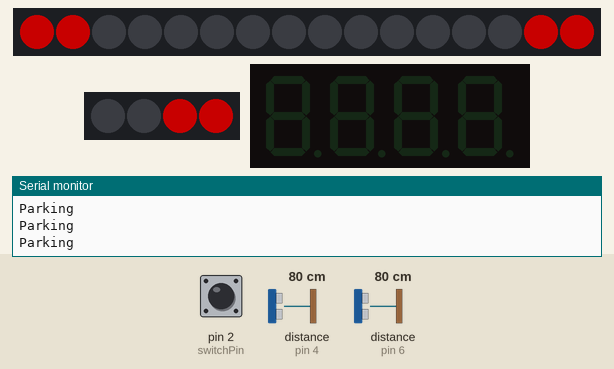
The sketch below on a simulated Arduino Uno, built with avr-gcc and run on an emulated ATmega328P. Parts: 16 RGB LEDs in strip order, left to right, 4 RGB LEDs in strip order, left to right, 4-digit seven-segment display, the last lines printed to the serial monitor. Inputs (shaded band) come from the test bench; at power-on: distance to the obstacle (sensors on pin 6, pin 4) 80 cm, pin 2 (switchPin) HIGH. The echo pulse lasts 58.3 µs per cm; dim RGB values are drawn brighter than linear.

Above: at 1.3 s.
1.4 s: distance to the obstacle (sensor on pin 6) set to 2 cm
At 2.4 s:
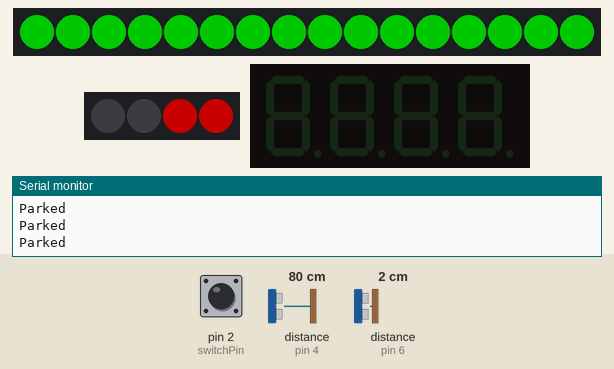
3.0 s: pin 2 (switchPin) pulled LOW for 0.15 s
At 3.8 s:
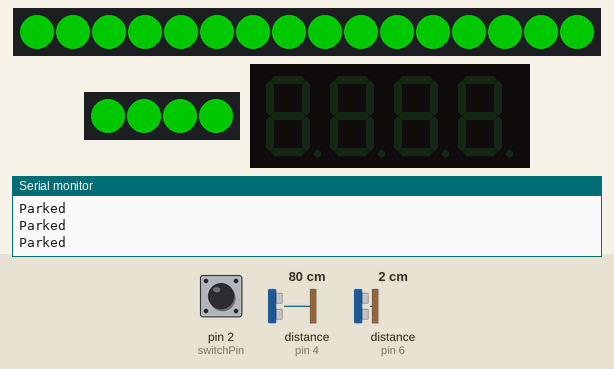
4.8 s: distance to the obstacle (sensor on pin 6) set to 4 cm
At 6.1 s:
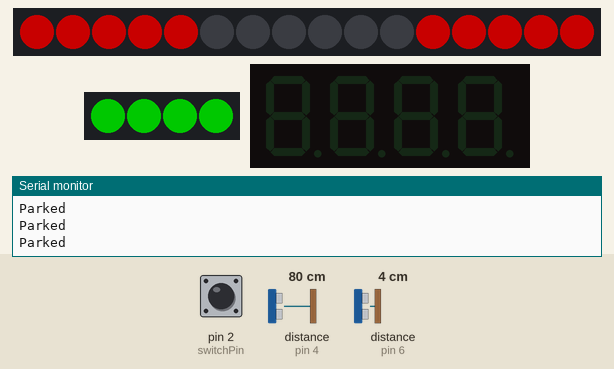
6.4 s: distance to the obstacle (sensor on pin 4) set to 2 cm
At 7.6 s:
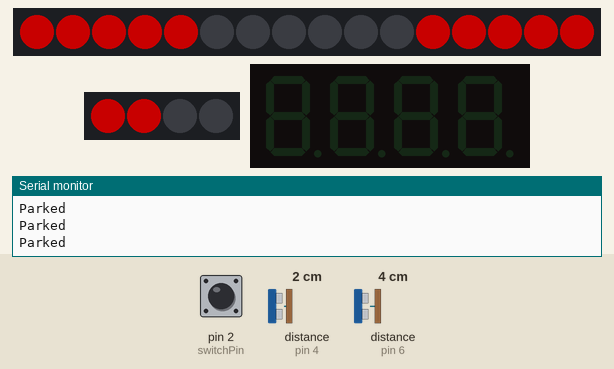
9.4 s: distance to the obstacle (sensor on pin 6) set to 120 cm
At 10.2 s:
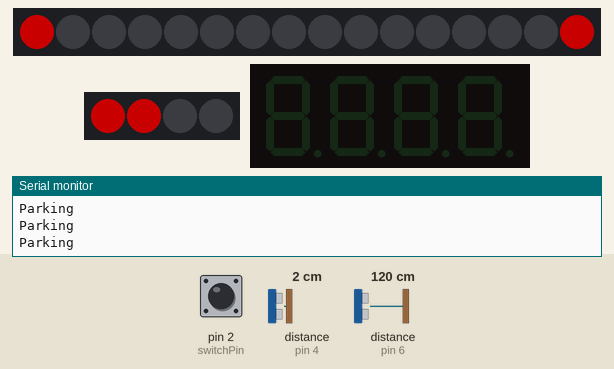
11.0 s: distance to the obstacle (sensor on pin 4) set to 120 cm
At 11.7 s:
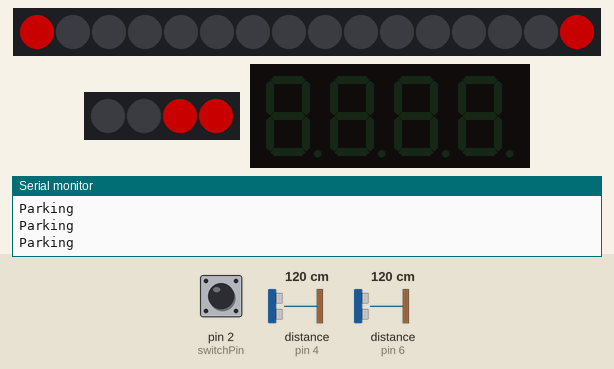
Timing chart, 0 to 13.7 s (numbered marks = the images above; inputs shaded):
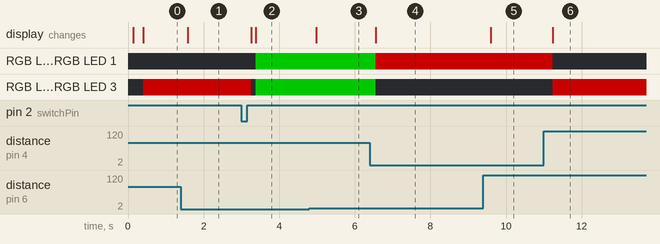

The sketch:

Car_Parking.ino
```cpp
#include <TimerOne.h>

#include <Adafruit_NeoPixel.h>

#include <HCSR04.h>

#define echoPin 6
#define trigPin 7
#define echoPin2 4
#define trigPin2 5

#define CLK 10
#define DIO 9

#define averageLength 10

#define switchPin 2

#define stripLength 16
#define ledPin 8
#define hLedPin 11
#define hStripLength 4

#define timerSetInterval .1
#define parkingInterval .1
#define standbyInterval 5
#define waitingInterval 1

#define parkedTime 5
#define parkedTolerance 20

#define standbyTolerance 200

#define waitingTolerance 50

#define Brightness 100

float timerInterval = parkingInterval;

int mode = 3;
int timerCounter = 0;
int times = 1;
int parkingCounter = 0;

int vertDistLast = 0;
int vertDistLastLast = 0;

double target = 15;
double hTarget = 10;
double vertDist = 0;
double hDist = 0;


double a1 = 0;
double a2 = 0;
double a3 = 0;
double a4 = 0;
double a5 = 0;

boolean flash = true;

#include <Arduino.h>
#include <TM1637TinyDisplay.h>

// Define Digital Pins


// Initialize TM1637TinyDisplay
TM1637TinyDisplay display(CLK, DIO);


Adafruit_NeoPixel pixels(stripLength, ledPin, NEO_GRB + NEO_KHZ800);

Adafruit_NeoPixel hPixels(hStripLength, hLedPin, NEO_GRB + NEO_KHZ800);

HCSR04 sense1(trigPin, echoPin);

HCSR04 sense2(trigPin2, echoPin2);

uint32_t vertColor;// = pixels.Color(0, 25 ,0);
uint32_t hColor;

int getVertDist()
{
  int x = sense1.dist();
  return x;
}

void updateVertDisp(int vertDist)
{
  double percent = target / vertDist;

  if (percent < .70)
  {
    vertColor = pixels.Color(Brightness, 0, 0);
  }
  else if (percent >= .70 && percent < .95)
  {
    vertColor = pixels.Color(Brightness, 0, 0);
  }
  else
  {
    vertColor = pixels.Color(0, Brightness, 0);
  }

  int numLit = (stripLength / 2) * percent;
  //Serial.println(percent);
  //pixels.clear();
  for (int i = 0; i <= numLit; i++)
  {
    pixels.setPixelColor(i, vertColor);
    pixels.setPixelColor(stripLength - i - 1, vertColor);
  }

  for (int j = numLit + 1; j < stripLength - numLit - 1; j++)
  {
    pixels.setPixelColor(j, pixels.Color(0, 0, 0));
  }
  pixels.show();
}

double getAverage(double n)
{
  double average = 0;
  a1 = a2;
  a2 = a3;
  a3 = a4;
  a4 = a5;
  a5 = n;

  average = (a1 + a2 + a3 + a4 + a5) / 5;

  //Serial.print(a1);
  //Serial.print(" ");
  //Serial.print(a2);
  //Serial.print(" ");
  //Serial.print(a3);
  //Serial.print(" ");
  //Serial.print(a4);
  //Serial.print(" ");
  //Serial.println(a5);
  //Serial.println(average);
  return average;

}

int doAverage(char x)
{
  int avg = 0;

  if (x == 'H')
  {
    for (int j = 1; j < 7; j++)
    {
      avg = getAverage(getHDist());
    }
  }
  else
  {
    for (int j = 1; j < 7; j++)
    {
      avg = getAverage(getVertDist());
    }
  }

  return avg;

}

int getHDist()
{
  int x = sense2.dist();
  return x;
}

void updateHDisp(int hDist)
{
  double percent = hTarget / hDist;

  if (percent < .70 || percent > 1.3)
  {
    hColor = hPixels.Color(Brightness, 0, 0);
  }
  else if ((percent >= .70 && percent < .90) || (percent > 1.1 && percent <= 1.3))
  {
    hColor = hPixels.Color(Brightness, 0, 0);
  }
  else
  {
    hColor = hPixels.Color(0, Brightness, 0);
  }
  //Serial.println(percent);

  if (percent < .9)
  {
    hPixels.setPixelColor(3, hColor);
    hPixels.setPixelColor(2, hColor);
    hPixels.setPixelColor(1, pixels.Color(0, 0, 0));
    hPixels.setPixelColor(0, pixels.Color(0, 0, 0));
  }
  else if (percent > 1.1)
  {
    hPixels.setPixelColor(0, hColor);
    hPixels.setPixelColor(1, hColor);
    hPixels.setPixelColor(2, pixels.Color(0, 0, 0));
    hPixels.setPixelColor(3, pixels.Color(0, 0, 0));
  }
  else
  {
    hPixels.setPixelColor(0, hColor);
    hPixels.setPixelColor(1, hColor);
    hPixels.setPixelColor(2, hColor);
    hPixels.setPixelColor(3, hColor);
  }

  hPixels.show();
}


void doSwitch()
{

  hTarget = doAverage('H');

  Serial.println(hTarget);

  target = doAverage('V');

  Serial.println(target);
  Serial.println(" ");

  for(int i = 0; i<10; i++)
  {
    pixels.fill(pixels.Color(Brightness, 0, 0), 0, stripLength);
    hPixels.fill(pixels.Color(Brightness, 0, 0), 0, hStripLength);
    pixels.show();
    hPixels.show();
    delay(50);
    pixels.fill();
    hPixels.fill();
    pixels.show();
    hPixels.show();
    delay(50);
  }
}

void checkState()
{
  switch (mode)
  {
    case 1: //standby
      Serial.println("Standing By");
      times = standbyInterval/timerSetInterval;

      vertDist = doAverage('V');

      if((vertDist-target) > standbyTolerance)
      {
        mode = 2;
        vertDistLast = vertDist;
        times = waitingInterval/timerSetInterval;
        delay(60000);
      }

    break;


    case 2: //waiting

      Serial.println("Waiting");

      times = waitingInterval/timerSetInterval;

      vertDist = doAverage('V');

      if(flash)
      {
        pixels.setPixelColor(0, pixels.Color(Brightness/2, 0, 0));
      }
      else
      {
        pixels.clear();
      }

      pixels.show();

      flash = !flash;

      Serial.println(abs(vertDist-vertDistLast));

      if((vertDist-vertDistLast) >= waitingTolerance && (vertDist-vertDistLastLast) >= waitingTolerance)
      {
        mode = 3;
        times = parkingInterval/timerSetInterval;
      }
      else
      {
        vertDistLastLast = vertDistLast;
        vertDistLast = vertDist;
      }


    break;


    case 3: //parking


      times = parkingInterval/timerSetInterval;
      vertDist = doAverage('V');
      hDist = doAverage('H');

      updateVertDisp(vertDist);
      updateHDisp(hDist);

      if(abs(vertDist-target) < parkedTolerance)
      {
        parkingCounter++;
        Serial.println("Parked");
      }
      else
      {
        parkingCounter = 0;
        Serial.println("Parking");
      }

      if(parkingCounter >= parkedTime/parkingInterval)
      {
        //pixels.fill(pixels.Color(0, 0, 0), 0, stripLength);
        //hPixels.fill(pixels.Color(0, 0, 0), 0, hStripLength);
        pixels.clear();
        hPixels.clear();
        pixels.show();
        hPixels.show();
        mode = 1;
        parkingCounter = 0;
      }

    break;
  }
}

void timer()
{

  if(timerCounter >= times)
  {
    checkState();
    timerCounter = 0;
  }
  else
  {
    timerCounter++;
  }

}


void setup() {
  // put your setup code here, to run once:
  Serial.begin(9600);
  pixels.begin();
  hPixels.begin();
  delay(100);
  pixels.clear();
  hPixels.clear();
  display.setBrightness(0x0f);
  display.clear();

  pinMode(switchPin, INPUT_PULLUP);
  attachInterrupt(digitalPinToInterrupt(switchPin), doSwitch, RISING);

  Timer1.initialize(timerSetInterval*1000000);
  Timer1.attachInterrupt(timer);
}

void loop() {
  // put your main code here, to run repeatedly:
  //delay(10);
  //vertDist = getVertDist();
  //hDist = getHDist();
  //vertDist = int(getAverage(vertDist));
  //Serial.println(vertDist);
  //updateVertDisp(vertDist);
  //updateHDisp(hDist);
  //display.showNumber(vertDist);
  delay(1);

}
```

Measured:
- after the input at 3.0 s, RGB LED 0, RGB LED 1: off → RGB(0, 100, 0) after 0.38 s; RGB LED 2, RGB LED 3: RGB(100, 0, 0) → off after 0.26 s, → RGB(0, 100, 0) 0.12 s later
- after the input at 6.4 s, RGB LED 0, RGB LED 1: RGB(0, 100, 0) → RGB(100, 0, 0) after 0.16 s; RGB LED 2, RGB LED 3: RGB(0, 100, 0) → off after 0.16 s
- after the input at 11.0 s, RGB LED 0, RGB LED 1: RGB(100, 0, 0) → off after 0.24 s; RGB LED 2, RGB LED 3: off → RGB(100, 0, 0) after 0.24 s
